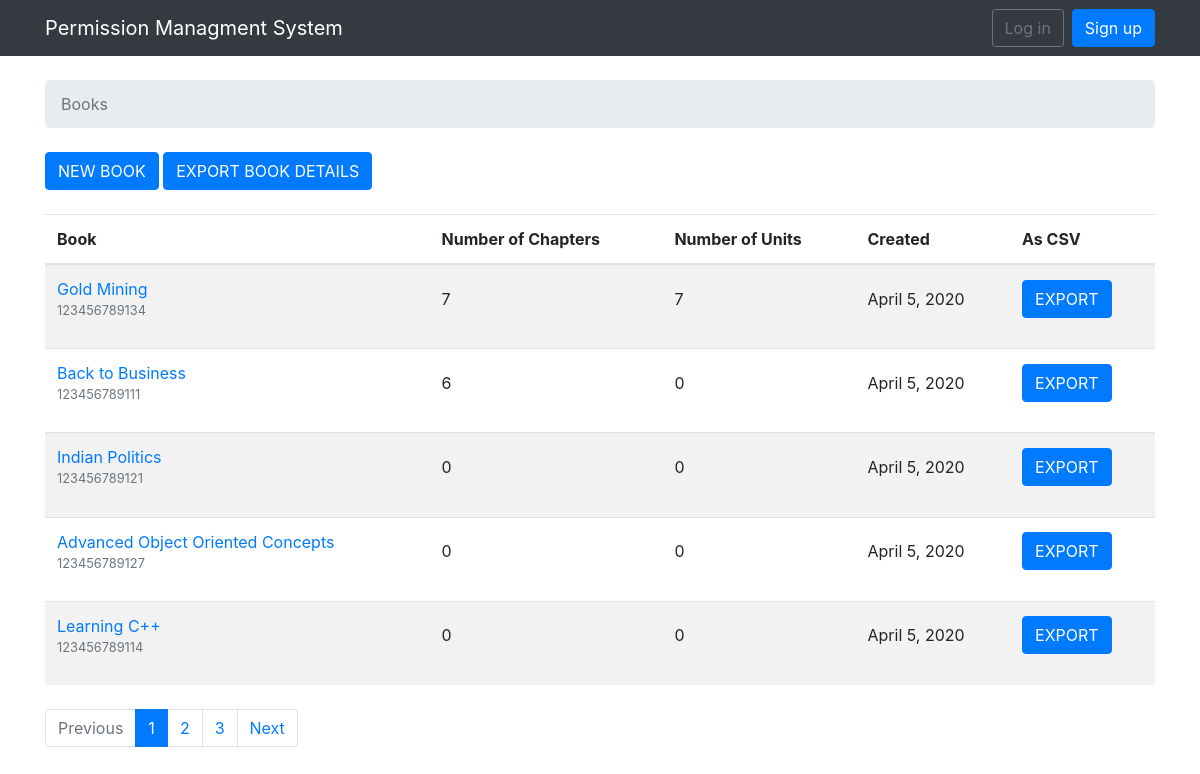
Before: / with the older database file.
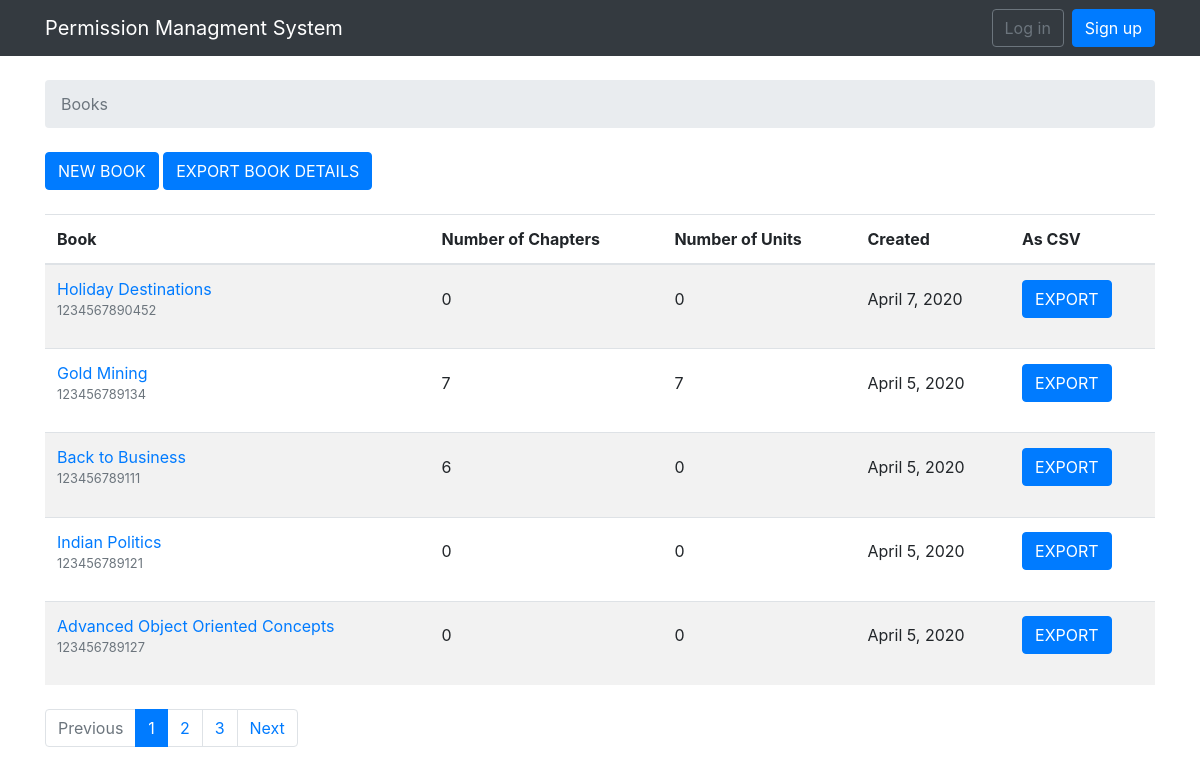
After: the same page with the newer database file.
### permissions/models.py (models this page shows, shortened)
class Book(models.Model):
    title = models.CharField(max_length=100)
    isbn = models.CharField(max_length=13, unique=True)
    active = models.BooleanField(default=True)
    created_at = models.DateTimeField(auto_now_add=True, null=True)
    def get_chapters_count(self):
        return self.units.count()
    def get_elements_count(self):
        return Element.objects.filter(unit__book=self).count()

### permissions/views.py (the view)
# urls.py: url(r'^$', views.BookListView.as_view(), name='home'),
class BookListView(ListView):
    model = Book
    context_object_name = 'books'
    template_name = 'home.html'
    paginate_by = 5
    def get_queryset(self):
        queryset = Book.objects.all().order_by('-created_at')
        return queryset

### templates/home.html
{% extends 'base.html' %}
{% load humanize %}
{% block breadcrumb %}
<li class="breadcrumb-item active">Books</li>
{% endblock %}
{% block content %}
<div class="mb-4">
    <a href="{% url 'new_book' %}" class="btn btn-primary">NEW BOOK</a>
    <a href="{% url 'export_books' %}" class="btn btn-primary">EXPORT BOOK DETAILS</a>
</div>
<table class="table table-striped mb-4">
    <thead class="thead-inverse">
        <tr>
        <th>Book</th>
        <th>Number of Chapters</th>
        <th>Number of Units</th>
        <th>Created</th>
        <th>As CSV</th>
        </tr>
    </thead>
    <tbody>
        {% for book in books %}
            <tr>
                <td>
                 <p class="mb-0">
                    <a href="{% url 'book_units' book.pk %}">{{ book.title }}</a>
                </p>
                <p>
                    <small class="text-muted d-block">{{ book.isbn }}</small>
                </p>
                </td>
                <td class="align-middle"><p>{{book.get_chapters_count}}</p></td>
                <td class="align-middle"><p>{{book.get_elements_count}}</p></td>
                <td class="align-middle"><p>{{book.created_at|naturalday}}</p></td>
                <td class="align-middle"><p><a href="{% url 'export_book' book.pk %}" class="btn btn-primary">EXPORT</a></p></td>
            </tr>
        {% endfor %}
    </tbody>
</table>
{% include 'includes/pagination.html' %}
{% endblock %}

### templates/base.html (shortened to what this page needs)
{% load static %}<!DOCTYPE html>
<html>
  <head>
    <link rel="stylesheet" href="{% static 'css/bootstrap.min.css' %}">
  </head>
  <body>
  {% block body %}
  <nav class="navbar navbar-expand-sm navbar-dark bg-dark">
  <div class="container">
    <a class="navbar-brand" href="{% url 'home' %}">Permission Managment System</a>
    <div class="collapse navbar-collapse" id="mainMenu">
      {% if user.is_authenticated %}
        <ul class="navbar-nav ml-auto">
          <li class="nav-item dropdown">
            <a class="nav-link dropdown-toggle" href="#" id="userMenu" data-toggle="dropdown" aria-haspopup="true" aria-expanded="false">
              {{ user.username }}
            </a>
            <div class="dropdown-menu dropdown-menu-right" aria-labelledby="userMenu">
              <a class="dropdown-item" href="{% url 'my_account' %}">My account</a>
              <a class="dropdown-item" href="{% url 'password_change' %}">Change password</a>
              <div class="dropdown-divider"></div>
              <a class="dropdown-item" href="{% url 'logout' %}">Log out</a>
            </div>
          </li>
        </ul>
      {% else %}
        <form class="form-inline ml-auto">
          <a href="{% url 'login' %}" class="btn btn-outline-secondary">Log in</a>
          <a href="{% url 'signup' %}" class="btn btn-primary ml-2">Sign up</a>
        </form>
      {% endif %}
    </div>
  </div>
</nav>
  <div class="container">
    <ol class="breadcrumb my-4">
      {% block breadcrumb %}
      {% endblock %}
    </ol>
    {% block content %}
    {% endblock %}
  </div>
{% endblock body %}
  </body>
</html>

### templates/includes/pagination.html (shortened to what this page needs)
{% if is_paginated %}
  <nav aria-label="Topics pagination" class="mb-4">
    <ul class="pagination">
      {% if page_obj.has_previous %}
        <li class="page-item">
          <a class="page-link" href="?page={{ page_obj.previous_page_number }}">Previous</a>
        </li>
      {% else %}
        <li class="page-item disabled">
          <span class="page-link">Previous</span>
        </li>
      {% endif %}
      {% for page_num in paginator.page_range %}
        {% if page_obj.number == page_num %}
          <li class="page-item active">
            <span class="page-link">
              {{ page_num }}
            </span>
          </li>
        {% else %}
          <li class="page-item">
            <a class="page-link" href="?page={{ page_num }}">{{ page_num }}</a>
          </li>
        {% endif %}
      {% endfor %}
      {% if page_obj.has_next %}
        <li class="page-item">
          <a class="page-link" href="?page={{ page_obj.next_page_number }}">Next</a>
        </li>
      {% else %}
        <li class="page-item disabled">
          <span class="page-link">Next</span>
        </li>
      {% endif %}
    </ul>
  </nav>
{% endif %}

Changed rows visible on the page:
no longer on this page (row unchanged): Book: title "Learning C++", isbn "123456789114", get_chapters_count "0", get_elements_count "0", created_at "April 5, 2020"
added Book: title "Holiday Destinations", isbn "1234567890452", get_chapters_count "0", get_elements_count "0", created_at "April 7, 2020"
